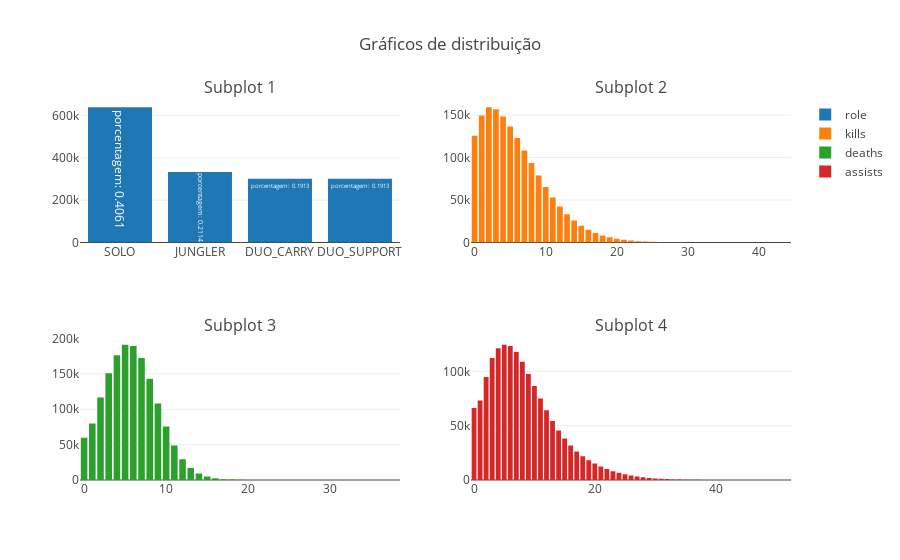

Notebook code for this chart:
### Markdown cell above
### Explorando Valores dos Jogadores

Vamos começar averiguando os atributos mais interessantes dos jogadores: `role`, `kills`, `deaths`, `assists`, `visionscore`, `farm`.

### Code cell
keys_role = df_players['role'].value_counts().keys().tolist()
counts_role = df_players['role'].value_counts().tolist()
total_role = sum(counts_role)
rates_role = [x/total_role for x in counts_role]

keys_kills = df_players['kills'].value_counts().keys().tolist()
counts_kills = df_players['kills'].value_counts().tolist()

keys_deaths = df_players['deaths'].value_counts().keys().tolist()
counts_deaths = df_players['deaths'].value_counts().tolist()

keys_assists = df_players['assists'].value_counts().keys().tolist()
counts_assists = df_players['assists'].value_counts().tolist()

trace1 = go.Bar(x=keys_role, y=counts_role, name='role', text=['porcentagem: ' + str(round(x,4)) for x in rates_role])
trace2 = go.Bar(x=keys_kills, y=counts_kills, name='kills')
trace3 = go.Bar(x=keys_deaths, y=counts_deaths, name='deaths')
trace4 = go.Bar(x=keys_assists, y=counts_assists, name='assists')

fig = tools.make_subplots(rows=2, cols=2, subplot_titles=('Subplot 1', 'Subplot 2', 'Subplot 3', 'Subplot 4'))

fig.append_trace(trace1, 1, 1)
fig.append_trace(trace2, 1, 2)
fig.append_trace(trace3, 2, 1)
fig.append_trace(trace4, 2, 2)

fig['layout'].update(title='Gráficos de distribuição')

plotly.offline.iplot(figure_or_data=fig)
# py.iplot(fig, filename='plot1')

### Figure 1 — Plotly figure (JSON) as saved in the notebook; plotly's stock layout.template omitted (floating-point values rounded to 4 significant figures)
{"data": [{"name": "role", "text": ["porcentagem: 0.4061", "porcentagem: 0.2114", "porcentagem: 0.1913", "porcentagem: 0.1913"], "type": "bar", "uid": "8ca63a86-f829-11e8-a81a-5cc9d34d5aa2", "x": ["SOLO", "JUNGLER", "DUO_CARRY", "DUO_SUPPORT"], "xaxis": "x", "y": [640126, 333185, 301553, 301553], "yaxis": "y"}, {"name": "kills", "type": "bar", "uid": "8ca6f4c6-f829-11e8-a81a-5cc9d34d5aa2", "x": [2, 3, 1, 4, 5, 0, 6, 7, 8, 9, 10, 11, 12, 13, 14, 15, 16, 17, 18, 19, 20, 21, 22, 23, 24, 25, 26, 27, 28, 29, 30, 31, 32, 33, 34, 35, 37, 36, 38, 39, 41, 43, 40, 44], "xaxis": "x2", "y": [159392, 156817, 149454, 148286, 136649, 125664, 123098, 108311, 93536, 78966, 65341, 53072, 42530, 33351, 25914, 19742, 15043, 11256, 8350, 6248, 4455, 3207, 2406, 1605, 1156, 807, 551, 389, 247, 192, 113, 96, 58, 46, 22, 17, 9, 7, 6, 4, 1, 1, 1, 1], "yaxis": "y2"}, {"name": "deaths", "type": "bar", "uid": "8ca7c84c-f829-11e8-a81a-5cc9d34d5aa2", "x": [5, 6, 4, 7, 3, 8, 2, 9, 1, 10, 0, 11, 12, 13, 14, 15, 16, 17, 18, 19, 20, 21, 22, 23, 26, 24, 25, 33, 27, 28, 38], "xaxis": "x3", "y": [191309, 189457, 176312, 172322, 150843, 142985, 116615, 107963, 79956, 75506, 59580, 48771, 29385, 16935, 9056, 4820, 2405, 1141, 586, 247, 112, 61, 22, 10, 5, 3, 3, 2, 2, 2, 1], "yaxis": "y3"}, {"name": "assists", "type": "bar", "uid": "8ca87d3c-f829-11e8-a81a-5cc9d34d5aa2", "x": [5, 6, 4, 7, 3, 8, 9, 2, 10, 11, 1, 0, 12, 13, 14, 15, 16, 17, 18, 19, 20, 21, 22, 23, 24, 25, 26, 27, 28, 29, 30, 31, 32, 33, 34, 35, 36, 37, 38, 39, 40, 41, 42, 43, 49, 45, 47, 44, 46, 52, 48, 50, 51], "xaxis": "x4", "y": [124566, 123281, 121334, 117737, 112259, 108745, 97533, 94866, 86454, 74943, 73148, 66213, 64215, 54285, 45631, 38261, 31805, 26198, 21865, 18074, 15142, 12318, 10114, 8088, 6657, 5291, 4203, 3324, 2519, 1902, 1440, 1089, 847, 566, 451, 308, 227, 168, 107, 80, 53, 50, 21, 14, 5, 5, 4, 3, 3, 2, 1, 1, 1], "yaxis": "y4"}], "layout": {"annotations": [{"font": {"size": 16}, "showarrow": false, "text": "Subplot 1", "x": 0.225, "xanchor": "center", "xref": "paper", "y": 1, "yanchor": "bottom", "yref": "paper"}, {"font": {"size": 16}, "showarrow": false, "text": "Subplot 2", "x": 0.775, "xanchor": "center", "xref": "paper", "y": 1, "yanchor": "bottom", "yref": "paper"}, {"font": {"size": 16}, "showarrow": false, "text": "Subplot 3", "x": 0.225, "xanchor": "center", "xref": "paper", "y": 0.375, "yanchor": "bottom", "yref": "paper"}, {"font": {"size": 16}, "showarrow": false, "text": "Subplot 4", "x": 0.775, "xanchor": "center", "xref": "paper", "y": 0.375, "yanchor": "bottom", "yref": "paper"}], "title": "Gráficos de distribuição", "xaxis": {"anchor": "y", "domain": [0, 0.45]}, "xaxis2": {"anchor": "y2", "domain": [0.55, 1]}, "xaxis3": {"anchor": "y3", "domain": [0, 0.45]}, "xaxis4": {"anchor": "y4", "domain": [0.55, 1]}, "yaxis": {"anchor": "x", "domain": [0.625, 1]}, "yaxis2": {"anchor": "x2", "domain": [0.625, 1]}, "yaxis3": {"anchor": "x3", "domain": [0, 0.375]}, "yaxis4": {"anchor": "x4", "domain": [0, 0.375]}}}
